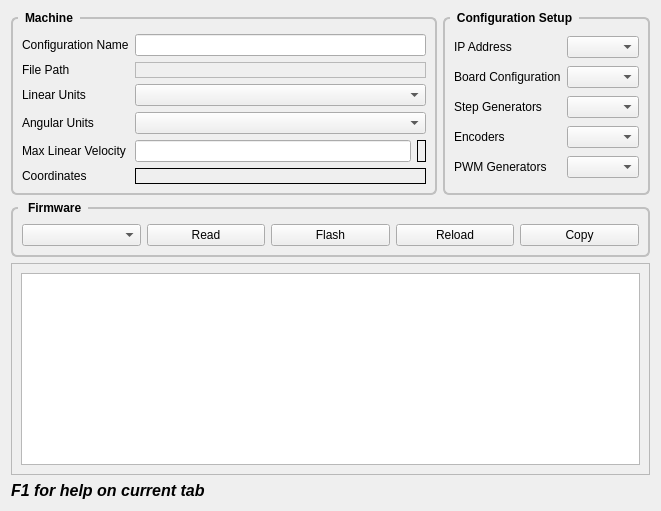
      <widget class="QWidget" name="machine">
       <attribute name="title">
        <string>Machine</string>
       </attribute>
       <layout class="QGridLayout" name="gridLayout_49">
        <item row="0" column="0" rowspan="3">
         <widget class="QGroupBox" name="gridGroupBox">
          <property name="styleSheet">
           <string notr="true">QGroupBox {
    font: bold;
    border: 2px solid silver;
    border-radius: 6px;
    margin-top: 6px;
}

QGroupBox::title {
    subcontrol-origin: margin;
    left: 7px;
    padding: 0px 5px 0px 5px;
}</string>
          </property>
          <property name="title">
           <string>Machine</string>
          </property>
          <layout class="QGridLayout" name="gridLayout_46">
           <property name="leftMargin">
            <number>9</number>
           </property>
           <property name="topMargin">
            <number>15</number>
           </property>
           <property name="rightMargin">
            <number>9</number>
           </property>
           <property name="bottomMargin">
            <number>9</number>
           </property>
           <item row="1" column="0">
            <widget class="QLabel" name="label_2">
             <property name="text">
              <string>File Path</string>
             </property>
            </widget>
           </item>
           <item row="2" column="0">
            <widget class="QLabel" name="label_3">
             <property name="text">
              <string>Linear Units</string>
             </property>
            </widget>
           </item>
           <item row="3" column="0">
            <widget class="QLabel" name="label_8">
             <property name="text">
              <string>Angular Units</string>
             </property>
            </widget>
           </item>
           <item row="4" column="1">
            <widget class="QLineEdit" name="maxLinearVel"/>
           </item>
           <item row="4" column="0">
            <widget class="QLabel" name="label_37">
             <property name="text">
              <string>&lt;html&gt;&lt;head/&gt;&lt;body&gt;&lt;p&gt;Max Linear Velocity&lt;/p&gt;&lt;/body&gt;&lt;/html&gt;</string>
             </property>
            </widget>
           </item>
           <item row="0" column="0">
            <widget class="QLabel" name="label">
             <property name="text">
              <string>Configuration Name</string>
             </property>
            </widget>
           </item>
           <item row="5" column="0">
            <widget class="QLabel" name="label_10">
             <property name="text">
              <string>Coordinates</string>
             </property>
             <property name="alignment">
              <set>Qt::AlignLeading|Qt::AlignLeft|Qt::AlignVCenter</set>
             </property>
            </widget>
           </item>
           <item row="4" column="2">
            <widget class="QLabel" name="maxVelocityLbl">
             <property name="frameShape">
              <enum>QFrame::Box</enum>
             </property>
             <property name="text">
              <string/>
             </property>
            </widget>
           </item>
           <item row="5" column="1" colspan="2">
            <widget class="QLabel" name="coordinatesLB">
             <property name="frameShape">
              <enum>QFrame::Box</enum>
             </property>
             <property name="text">
              <string/>
             </property>
            </widget>
           </item>
           <item row="3" column="1" colspan="2">
            <widget class="QComboBox" name="angularUnitsCB"/>
           </item>
           <item row="2" column="1" colspan="2">
            <widget class="QComboBox" name="linearUnitsCB"/>
           </item>
           <item row="1" column="1" colspan="2">
            <widget class="QLabel" name="pathLabel">
             <property name="frameShape">
              <enum>QFrame::StyledPanel</enum>
             </property>
             <property name="text">
              <string/>
             </property>
            </widget>
           </item>
           <item row="0" column="1" colspan="2">
            <widget class="QLineEdit" name="configName">
             <property name="toolTip">
              <string>&lt;html&gt;&lt;head/&gt;&lt;body&gt;&lt;p&gt;Any combination of letters and digits&lt;br/&gt;including the dash and underscore.&lt;br/&gt;Spaces are replaced with underscore.&lt;/p&gt;&lt;/body&gt;&lt;/html&gt;</string>
             </property>
            </widget>
           </item>
          </layout>
         </widget>
        </item>
        <item row="4" column="0" colspan="3">
         <widget class="QScrollArea" name="scrollArea">
          <property name="widgetResizable">
           <bool>true</bool>
          </property>
          <widget class="QWidget" name="scrollAreaWidgetContents">
           <property name="geometry">
            <rect>
             <x>0</x>
             <y>0</y>
             <width>858</width>
             <height>325</height>
            </rect>
           </property>
           <layout class="QHBoxLayout" name="horizontalLayout">
            <item>
             <widget class="QPlainTextEdit" name="outputPTE">
              <property name="font">
               <font>
                <family>Courier</family>
               </font>
              </property>
             </widget>
            </item>
           </layout>
          </widget>
         </widget>
        </item>
        <item row="5" column="0">
         <widget class="QLabel" name="label_292">
          <property name="font">
           <font>
            <pointsize>12</pointsize>
            <weight>75</weight>
            <italic>true</italic>
            <bold>true</bold>
           </font>
          </property>
          <property name="text">
           <string>F1 for help on current tab</string>
          </property>
         </widget>
        </item>
        <item row="3" column="0" colspan="3">
         <widget class="QGroupBox" name="gridGroupBox">
          <property name="styleSheet">
           <string notr="true">QGroupBox {
    font: bold;
    border: 2px solid silver;
    border-radius: 6px;
    margin-top: 6px;
}

QGroupBox::title {
    subcontrol-origin: margin;
    left: 7px;
    padding: 0px 5px 0px 5px;
}</string>
          </property>
          <property name="title">
           <string> Firmware</string>
          </property>
          <layout class="QGridLayout" name="gridLayout_29">
           <property name="topMargin">
            <number>15</number>
           </property>
           <item row="1" column="3">
            <widget class="QPushButton" name="reloadPB">
             <property name="text">
              <string>Reload</string>
             </property>
            </widget>
           </item>
           <item row="1" column="2">
            <widget class="QPushButton" name="flashPB">
             <property name="text">
              <string>Flash</string>
             </property>
            </widget>
           </item>
           <item row="1" column="1">
            <widget class="QPushButton" name="readCardPB">
             <property name="text">
              <string>Read</string>
             </property>
            </widget>
           </item>
           <item row="1" column="4">
            <widget class="QPushButton" name="copyPB">
             <property name="toolTip">
              <string>&lt;html&gt;&lt;head/&gt;&lt;body&gt;&lt;p&gt;Copy the Output&lt;br/&gt;to the clipboard&lt;/p&gt;&lt;/body&gt;&lt;/html&gt;</string>
             </property>
             <property name="text">
              <string>Copy</string>
             </property>
            </widget>
           </item>
           <item row="1" column="0">
            <widget class="QComboBox" name="firmwareCB">
             <property name="sizePolicy">
              <sizepolicy hsizetype="Preferred" vsizetype="Fixed">
               <horstretch>0</horstretch>
               <verstretch>0</verstretch>
              </sizepolicy>
             </property>
            </widget>
           </item>
          </layout>
         </widget>
        </item>
        <item row="0" column="1" rowspan="3" colspan="2">
         <widget class="QGroupBox" name="gridGroupBox">
          <property name="styleSheet">
           <string notr="true">QGroupBox {
    font: bold;
    border: 2px solid silver;
    border-radius: 6px;
    margin-top: 6px;
}

QGroupBox::title {
    subcontrol-origin: margin;
    left: 7px;
    padding: 0px 5px 0px 5px;
}</string>
          </property>
          <property name="title">
           <string>Configuration Setup</string>
          </property>
          <layout class="QGridLayout" name="gridLayout_26">
           <property name="topMargin">
            <number>15</number>
           </property>
           <item row="0" column="1">
            <widget class="QComboBox" name="ipAddressCB"/>
           </item>
           <item row="1" column="1">
            <widget class="QComboBox" name="boardsCB"/>
           </item>
           <item row="3" column="0">
            <widget class="QLabel" name="label_34">
             <property name="text">
              <string>Encoders</string>
             </property>
            </widget>
           </item>
           <item row="1" column="0">
            <widget class="QLabel" name="label_32">
             <property name="text">
              <string>Board Configuration</string>
             </property>
            </widget>
           </item>
           <item row="0" column="0">
            <widget class="QLabel" name="label_27">
             <property name="text">
              <string>IP Address</string>
             </property>
            </widget>
           </item>
           <item row="3" column="1">
            <widget class="QComboBox" name="encodersCB"/>
           </item>
           <item row="2" column="0">
            <widget class="QLabel" name="label_57">
             <property name="text">
              <string>Step Generators</string>
             </property>
            </widget>
           </item>
           <item row="2" column="1">
            <widget class="QComboBox" name="stepgensCB"/>
           </item>
           <item row="4" column="1">
            <widget class="QComboBox" name="pwmsCB"/>
           </item>
           <item row="4" column="0">
            <widget class="QLabel" name="label_60">
             <property name="text">
              <string>PWM Generators</string>
             </property>
            </widget>
           </item>
          </layout>
         </widget>
        </item>
       </layout>
      </widget>
